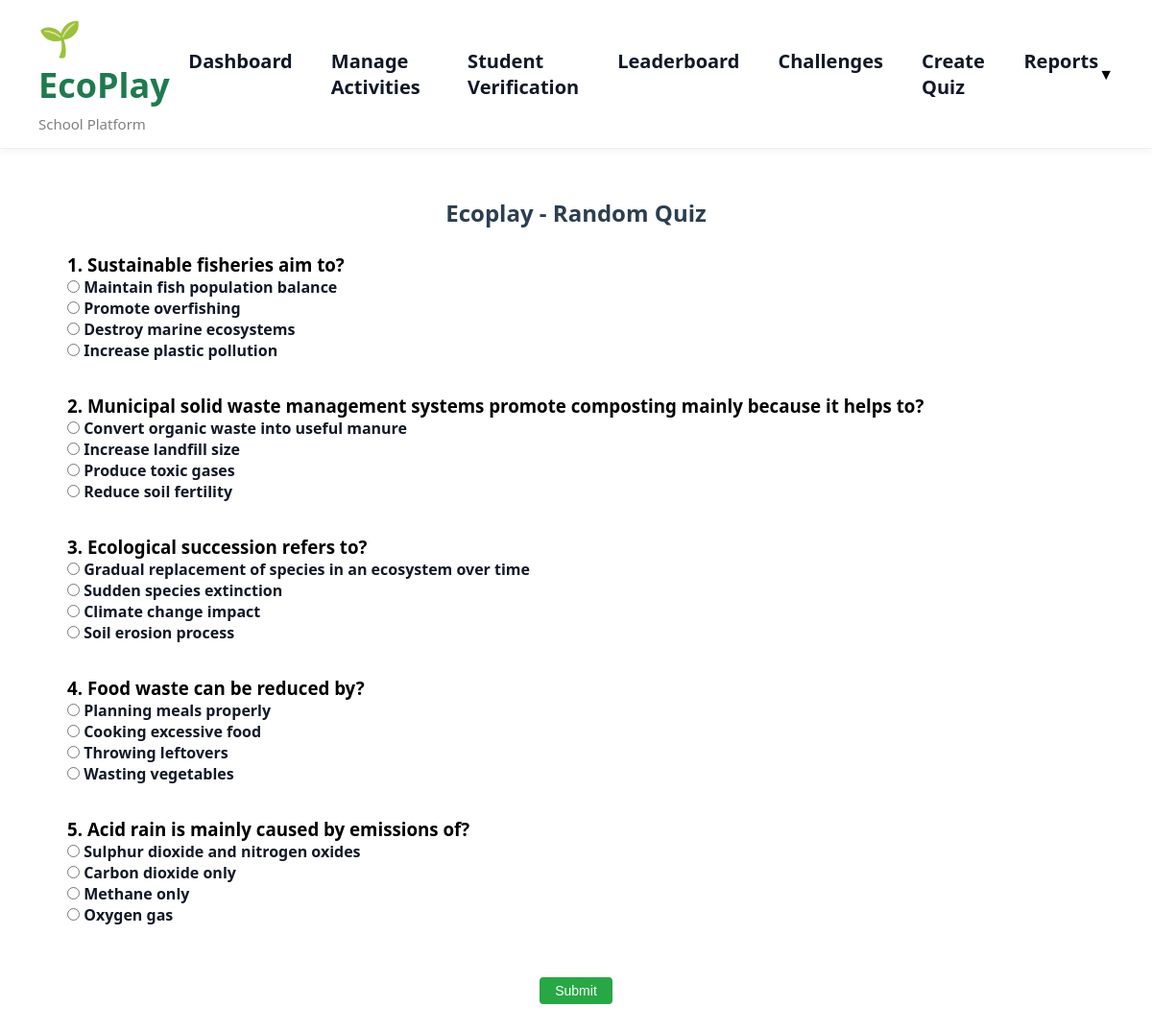
Screenshot of /start_quiz with the database file from the repository.
### tables this page shows
CREATE TABLE quiz_questions(
id INTEGER PRIMARY KEY AUTOINCREMENT,
category TEXT,
level TEXT,
question TEXT,
option1 TEXT,
option2 TEXT,
option3 TEXT,
option4 TEXT,
correct_answer TEXT
);

### app.py (the view, shortened to what this page needs)
@app.route("/start_quiz", methods=["GET", "POST"])
def start_quiz():
    conn = sqlite3.connect("database.db")
    conn.row_factory = sqlite3.Row
    cursor = conn.cursor()
    cursor.execute("""
        SELECT * FROM quiz_questions
        ORDER BY RANDOM()
        LIMIT 5
    """)
    questions = cursor.fetchall()
    return render_template(
        "quiz.html",
        questions=questions,
        category="Ecoplay",
        level="Random"
    )

### templates/quiz.html (shortened to what this page needs)
{% extends "base.html" %}
{% block content %}
<h2>{{ category }} - {{ level }} Quiz</h2>
<form method="POST" action="{{ url_for('submit_quiz') }}">
{% for q in questions %}
<div style="margin-bottom:20px;">
<h3>{{ loop.index }}. {{ q.question }}</h3>
<label>
<input type="radio" name="{{ q.id }}" value="{{ q.option1 }}"
onclick="checkAnswer(this, {{ q.id }})">
{{ q.option1 }}
</label><br>
<label>
<input type="radio" name="{{ q.id }}" value="{{ q.option2 }}"
onclick="checkAnswer(this, {{ q.id }})">
{{ q.option2 }}
</label><br>
<label>
<input type="radio" name="{{ q.id }}" value="{{ q.option3 }}"
onclick="checkAnswer(this, {{ q.id }})">
{{ q.option3 }}
</label><br>
<label>
<input type="radio" name="{{ q.id }}" value="{{ q.option4 }}"
onclick="checkAnswer(this, {{ q.id }})">
{{ q.option4 }}
</label>
</div>
{% endfor %}
<div style="text-align:center; margin-top:20px;">
<button type="submit" style="
background-color:#28a745;
color:white;
padding:6px 16px;
border:none;
border-radius:4px;
font-size:14px;
cursor:pointer;
">
Submit
</button>
</div>
</form>
{% endblock %}

### static/style.css (style rules this page uses)
* { margin: 0; padding: 0; box-sizing: border-box; }
body { font-family: Arial, sans-serif; background: #f9fafb; }
form { display: flex; flex-direction: column; gap: 14px; }
label { font-weight: 600; color: #111827; }
input, select, textarea { padding: 10px 12px; border-radius: 8px; border: 1px solid #e5e7eb; font-size: 15px; }
body { font-family: Arial, sans-serif; background: #f4f6f9; margin: 0; padding: 0; }
h2 { text-align: center; margin-bottom: 25px; color: #2c3e50; }
body { background-image: url("/static/images/ecoplay_bg.png"); background-size: cover; background-position: center; background-repeat: no-repeat; height: 100vh; }
body { margin:0; font-family: "Segoe UI", sans-serif; background: linear-gradient(120deg,#e8f5e9,#e3f2fd); }
html, body, #root, .app { background:white !important; }
body { margin: 0; font-family: 'Segoe UI', Arial, sans-serif; background: #f4f7fb; }

### rows the page displays
quiz_questions: question "Sustainable fisheries aim to?", option1 "Maintain fish population balance", option2 "Promote overfishing", option3 "Destroy marine ecosystems", option4 "Increase plastic pollution"
quiz_questions: question "Municipal solid waste management systems promote composting mainly because it helps to?", option1 "Convert organic waste into useful manure", option2 "Increase landfill size", option3 "Produce toxic gases", option4 "Reduce soil fertility"
quiz_questions: question "Ecological succession refers to?", option1 "Gradual replacement of species in an ecosystem over time", option2 "Sudden species extinction", option3 "Climate change impact", option4 "Soil erosion process"
quiz_questions: question "Food waste can be reduced by?", option1 "Planning meals properly", option2 "Cooking excessive food", option3 "Throwing leftovers", option4 "Wasting vegetables"
quiz_questions: question "Acid rain is mainly caused by emissions of?", option1 "Sulphur dioxide and nitrogen oxides", option2 "Carbon dioxide only", option3 "Methane only", option4 "Oxygen gas"

### other values shown
{{ category }} "Ecoplay"
{{ level }} "Random"
